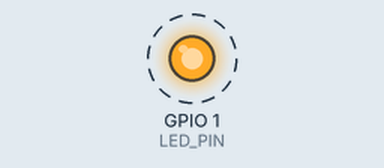
Recording of a sketch running on a simulated ESP32. On the bench: output pins drawn as LEDs (lit = HIGH). Dashed ring = blinking. WiFi joins after 1.5 s; servers stay silent unless stated; what the sketch prints to the serial monitor is not drawn.

Above: at 2.0 s.
Timing chart, 0 to 6.1 s (numbered marks = the images above):
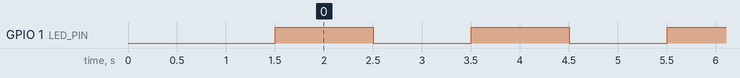

The sketch:

Exemplo_OTA_IP_Fixo_ESP32.ino
```cpp
/*
- Exemplo de como usar OTA (Over-the-Air) no ESP32, permitindo o upload de novos firmwares para o
  ESP32 sem precisar de conexão física via USB, utilizando a rede WiFi e com IP Fixo.
- Mensagens de status são enviadas para porta Serial.
  Epaminondas Lage
  Setembro 2024
*/


#include <WiFi.h>
#include <ArduinoOTA.h>  // Biblioteca para atualização Over-the-Air (OTA)

// Definições da rede WiFi
const char* ssid = "PLT-DIR";         // colocar o SSID da rede wifi
const char* password = "epaminondas"; //colocar a senha do wifi


// Definições de IP fixo
IPAddress local_IP(10, 0, 2, 150);     // Substitua pelo IP desejado
IPAddress gateway(10, 0, 2, 1);        // Substitua pelo gateway da sua rede
IPAddress subnet(255, 255, 255, 0);       // Máscara de sub-rede
IPAddress primaryDNS(8, 8, 8, 8);         // DNS primário (opcional)
IPAddress secondaryDNS(8, 8, 4, 4);       // DNS secundário (opcional)

// Defina o pino do LED embutido (geralmente é o pino 1 no ESP32)
#define LED_PIN 1

void setup() {
  // Inicializa a comunicação serial
  Serial.begin(115200);
  Serial.println("Inicializando...");

  // Configura o IP fixo antes de conectar ao WiFi
  if (!WiFi.config(local_IP, gateway, subnet, primaryDNS, secondaryDNS)) {
    Serial.println("Falha ao configurar IP fixo");
  }

  // Conecta ao WiFi
  WiFi.begin(ssid, password);
  Serial.print("Conectando ao WiFi...");
  while (WiFi.status() != WL_CONNECTED) {
    delay(500);
    Serial.print(".");
  }
  Serial.println("\nConectado ao WiFi!");
  Serial.print("Endereço IP Fixo: ");
  Serial.println(WiFi.localIP());

  // Configura o LED embutido como saída
  pinMode(LED_PIN, OUTPUT);

  // Configura OTA (Over-the-Air) para atualizar o firmware
  ArduinoOTA.setHostname("ESP32_OTA");  // Define o nome do dispositivo para OTA

  // Função chamada quando o processo de OTA começa
  ArduinoOTA.onStart([]() {
    String type;
    if (ArduinoOTA.getCommand() == U_FLASH) {
      type = "atualização de firmware";
    } else { // U_SPIFFS
      type = "atualização de sistema de arquivos";
    }
    Serial.println("Iniciando " + type);
  });

  // Função chamada quando o processo de OTA termina
  ArduinoOTA.onEnd([]() {
    Serial.println("\nOTA concluída!");
  });

  // Função chamada para exibir o progresso da OTA
  ArduinoOTA.onProgress([](unsigned int progress, unsigned int total) {
    Serial.printf("Progresso da OTA: %u%%\r", (progress * 100) / total);
  });

  // Função chamada quando ocorre um erro durante a OTA
  ArduinoOTA.onError([](ota_error_t error) {
    Serial.printf("Erro[%u]: ", error);
    if (error == OTA_AUTH_ERROR) {
      Serial.println("Erro de autenticação");
    } else if (error == OTA_BEGIN_ERROR) {
      Serial.println("Erro ao iniciar");
    } else if (error == OTA_CONNECT_ERROR) {
      Serial.println("Erro de conexão");
    } else if (error == OTA_RECEIVE_ERROR) {
      Serial.println("Erro ao receber dados");
    } else if (error == OTA_END_ERROR) {
      Serial.println("Erro ao finalizar");
    }
  });

  // Inicia o serviço OTA
  ArduinoOTA.begin();
  Serial.println("Pronto para OTA com IP fixo!");
}

void loop() {
  // Mantém o serviço OTA ativo
  ArduinoOTA.handle();

  // Pisca o LED embutido
  digitalWrite(LED_PIN, HIGH);  // Liga o LED
  delay(1000);                   // Espera 500ms
  digitalWrite(LED_PIN, LOW);   // Desliga o LED
  delay(1000);                   // Espera 500ms

  // Exibe a mensagem no monitor serial
  Serial.println("Loop principal executando normalmente...");
}
```

Measured:
- by itself, GPIO 1 (LED_PIN): alternates HIGH for 1.0 s and LOW for 1.0 s
